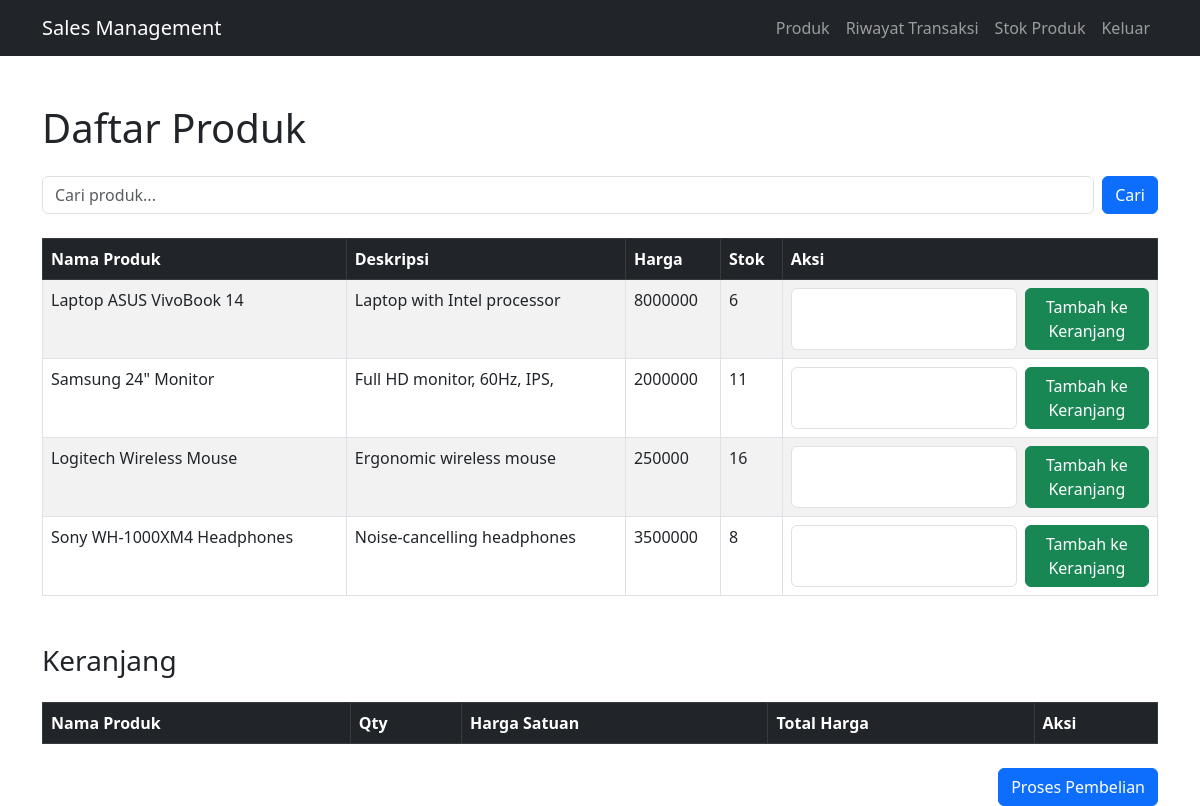
The page / on the database its author committed.
### tables this page shows
CREATE TABLE `products` (
  `id` int(11) NOT NULL,
  `name` varchar(200) NOT NULL,
  `description` text NOT NULL,
  `stock` int(11) NOT NULL,
  `price` decimal(10,0) NOT NULL
);

### index.php (the view, shortened to what this page needs)
<?php
include 'koneksi.php';
$search = isset($_GET['search']) ? $_GET['search'] : '';
$query = "SELECT * FROM products WHERE name LIKE '%$search%'";
$result = $conn->query($query);
?>
<!DOCTYPE html>
<html lang="en">
<head>
    <link href="https://cdn.jsdelivr.net/npm/bootstrap@5.3.0/dist/css/bootstrap.min.css" rel="stylesheet">
</head>
<body>
<nav class="navbar navbar-expand-lg navbar-dark bg-dark">
    <div class="container">
        <a class="navbar-brand" href="#">Sales Management</a>
        <div class="collapse navbar-collapse" id="navbarNav">
            <ul class="navbar-nav ms-auto">
                <li class="nav-item">
                    <a class="nav-link" href="index.php">Produk</a>
                </li>
                <li class="nav-item">
                    <a class="nav-link" href="transactions.php">Riwayat Transaksi</a>
                </li>
                <li class="nav-item">
                    <a class="nav-link" href="inventory.php">Stok Produk</a>
                </li>
                <li class="nav-item">
                    <a class="nav-link" href="logout.php">Keluar</a>
                </li>
            </ul>
        </div>
    </div>
</nav>
<div class="container mt-5">
    <h1 class="mb-4">Daftar Produk</h1>
    <form class="mb-4 d-flex" method="get" action="">
        <input type="text" name="search" class="form-control me-2" placeholder="Cari produk..." value="<?= htmlspecialchars($search) ?>">
        <button type="submit" class="btn btn-primary">Cari</button>
    </form>
    <table class="table table-bordered table-striped">
        <thead class="table-dark">
        <tr>
            <th>Nama Produk</th>
            <th>Deskripsi</th>
            <th>Harga</th>
            <th>Stok</th>
            <th>Aksi</th>
        </tr>
        </thead>
        <tbody>
        <?php while ($row = $result->fetch_assoc()) { ?>
            <tr>
                <td><?= $row['name'] ?></td>
                <td><?= $row['description'] ?></td>
                <td><?= $row['price'] ?></td>
                <td><?= $row['stock'] ?></td>
                <td>
                    <form method="post" action="add_to_cart.php" class="d-flex">
                        <input type="number" name="qty" class="form-control me-2" min="1" max="<?= $row['stock'] ?>" required>
                        <button type="submit" class="btn btn-success">Tambah ke Keranjang</button>
                    </form>
                </td>
            </tr>
        <?php } ?>
        </tbody>
    </table>
    <h3 class="mt-5 mb-4">Keranjang</h3>
    <table class="table table-bordered table-striped">
        <thead class="table-dark">
        <tr>
            <th>Nama Produk</th>
            <th>Qty</th>
            <th>Harga Satuan</th>
            <th>Total Harga</th>
            <th>Aksi</th>
        </tr>
        </thead>
    </table>
    <div class="text-end mt-4">
        <a href="checkout.php" class="btn btn-primary">Proses Pembelian</a>
    </div>
</div>
</body>
</html>

### rows shown on the page
products: name "Laptop ASUS VivoBook 14", description "Laptop with Intel processor", price "8000000", stock "6"
products: name "Samsung 24\" Monitor", description "Full HD monitor, 60Hz, IPS,", price "2000000", stock "11"
products: name "Logitech Wireless Mouse", description "Ergonomic wireless mouse", price "250000", stock "16"
products: name "Sony WH-1000XM4 Headphones", description "Noise-cancelling headphones", price "3500000", stock "8"
